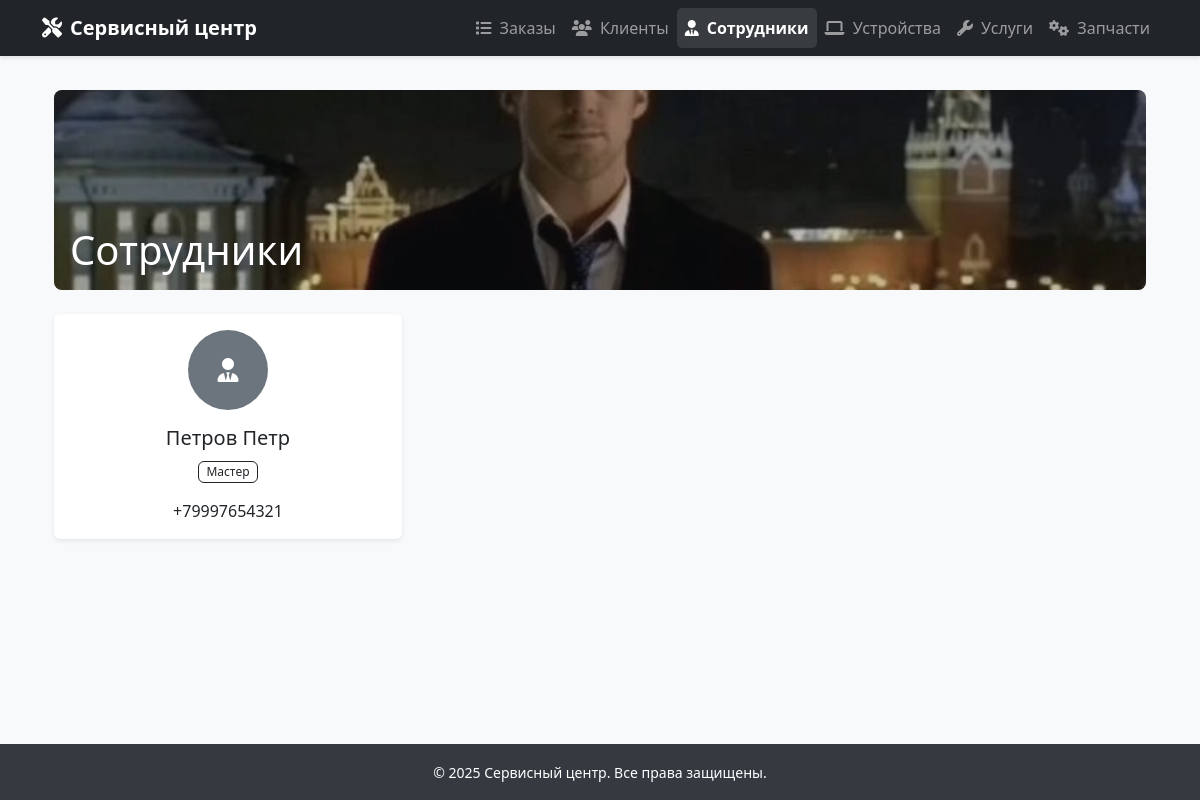
/employees/, run on an earlier commit of the app's database.
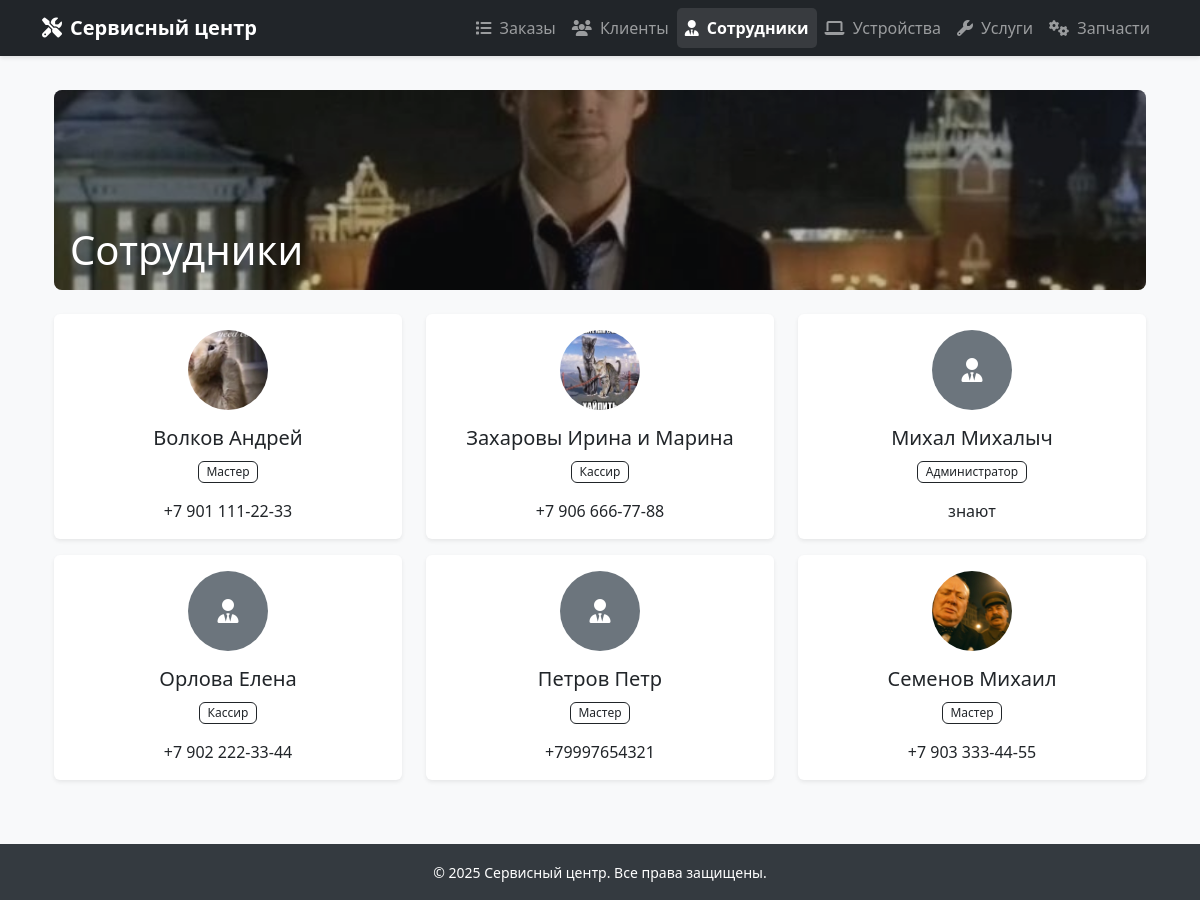
And on a later commit of the database.
### SAMserv/models.py (models this page shows, shortened)
class Employee(models.Model):
    POSITION_CHOICES = [
        ('master', 'Мастер'),
        ('cashier', 'Кассир'),
        ('admin', 'Администратор'),
    ]
    last_name = models.CharField('Фамилия', max_length=25)
    first_name = models.CharField('Имя', max_length=25)
    middle_name = models.CharField('Отчество', max_length=25, blank=True, null=True)
    phone_number = models.CharField('Телефон', max_length=20)
    position = models.CharField('Должность', max_length=50, choices=POSITION_CHOICES)
    access_type = models.CharField('Доступ', max_length=20)
    photo = models.ImageField('Фото', upload_to='employees/', blank=True, null=True)

### SAMserv/views.py (the view, shortened to what this page needs)
# urls.py: path('employees/', views.employee_list, name='employee-list'),
def employee_list(request):
    query = request.GET.get('q')
    employees = Employee.objects.all().order_by('last_name')
    return render(request, 'employees/employee_list.html', {'employees': employees, 'query': query})

### SAMserv/templates/employees/employee_list.html (shortened to what this page needs)
{% extends 'base.html' %}
{% load static %}
{% block content %}
<div class="container">
    <div class="position-relative mb-4" style="height: 200px; overflow: hidden; border-radius: 8px;">
        <img src="{% static 'SAMserv/images/employees_bg.jpg' %}"
             class="w-100 h-100"
             style="object-fit: cover;"
             alt="Сотрудники">
        <div class="position-absolute top-0 start-0 w-100 h-100 bg-dark bg-opacity-25"></div>
        <div class="position-absolute bottom-0 start-0 text-white p-3">
            <h1 class="mb-0">Сотрудники</h1>
        </div>
    </div>
    <div class="row">
        {% for emp in employees %}
        <div class="col-md-6 col-lg-4 mb-3">
            <div class="card h-100 border-0 shadow-sm">
                <div class="card-body text-center">
                    {% if emp.photo %}
                        <img src="{{ emp.photo.url }}" class="rounded-circle mb-3" style="width: 80px; height: 80px; object-fit: cover;" alt="{{ emp.last_name }} {{ emp.first_name }}">
                    {% else %}
                        <div class="bg-secondary rounded-circle mx-auto mb-3 d-flex align-items-center justify-content-center" style="width: 80px; height: 80px;">
                            <i class="fas fa-user-tie text-white fs-4"></i>
                        </div>
                    {% endif %}
                    <h5 class="card-title text-dark" style="font-weight: 500;">{{ emp.last_name }} {{ emp.first_name }}</h5>
                    <p class="card-text">
                        <span class="badge border border-dark text-dark" style="background-color: transparent; font-weight: 500;">
                            {{ emp.get_position_display }}
                        </span>
                    </p>
                    <p class="card-text text-dark" style="font-weight: 500;">{{ emp.phone_number }}</p>
                </div>
            </div>
        </div>
        {% empty %}
        <div class="col-12">
            <div class="alert alert-info text-center">Нет сотрудников</div>
        </div>
        {% endfor %}
    </div>
</div>
{% endblock %}

What changed in the data, as far as the page shows it:
added Employee: photo (picture), last_name "Волков", first_name "Андрей", position "Мастер", phone_number "+7 901 111-22-33"
added Employee: photo (picture), last_name "Захаровы", first_name "Ирина и Марина", position "Кассир", phone_number "+7 906 666-77-88"
added Employee: last_name "Михал", first_name "Михалыч", position "Администратор", phone_number "знают"
added Employee: last_name "Орлова", first_name "Елена", position "Кассир", phone_number "+7 902 222-33-44"
added Employee: photo (picture), last_name "Семенов", first_name "Михаил", position "Мастер", phone_number "+7 903 333-44-55"
